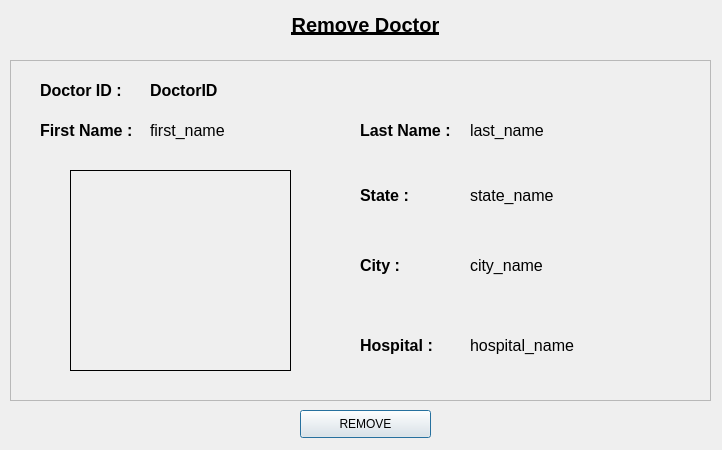
<?xml version="1.0" encoding="UTF-8"?>
<ui version="4.0">
 <class>selectDoctor</class>
 <widget class="QDialog" name="selectDoctor">
  <property name="geometry">
   <rect>
    <x>0</x>
    <y>0</y>
    <width>722</width>
    <height>450</height>
   </rect>
  </property>
  <property name="windowTitle">
   <string/>
  </property>
  <widget class="QLabel" name="title">
   <property name="geometry">
    <rect>
     <x>200</x>
     <y>0</y>
     <width>331</width>
     <height>51</height>
    </rect>
   </property>
   <property name="text">
    <string>&lt;html&gt;&lt;head/&gt;&lt;body&gt;&lt;p align=&quot;center&quot;&gt;&lt;span style=&quot; font-size:15pt; font-weight:600; text-decoration: underline;&quot;&gt;Remove Doctor&lt;/span&gt;&lt;/p&gt;&lt;/body&gt;&lt;/html&gt;</string>
   </property>
  </widget>
  <widget class="QPushButton" name="selectButton">
   <property name="geometry">
    <rect>
     <x>300</x>
     <y>410</y>
     <width>131</width>
     <height>28</height>
    </rect>
   </property>
   <property name="text">
    <string>REMOVE</string>
   </property>
  </widget>
  <widget class="QFrame" name="frame">
   <property name="geometry">
    <rect>
     <x>10</x>
     <y>60</y>
     <width>701</width>
     <height>341</height>
    </rect>
   </property>
   <property name="styleSheet">
    <string notr="true"/>
   </property>
   <property name="frameShape">
    <enum>QFrame::StyledPanel</enum>
   </property>
   <property name="frameShadow">
    <enum>QFrame::Raised</enum>
   </property>
   <widget class="QLabel" name="firstNameLabel">
    <property name="geometry">
     <rect>
      <x>30</x>
      <y>50</y>
      <width>101</width>
      <height>41</height>
     </rect>
    </property>
    <property name="text">
     <string>&lt;html&gt;&lt;head/&gt;&lt;body&gt;&lt;p&gt;&lt;span style=&quot; font-size:12pt; font-weight:600;&quot;&gt;First Name : &lt;/span&gt;&lt;/p&gt;&lt;/body&gt;&lt;/html&gt;</string>
    </property>
   </widget>
   <widget class="QWidget" name="widget" native="true">
    <property name="geometry">
     <rect>
      <x>60</x>
      <y>110</y>
      <width>221</width>
      <height>201</height>
     </rect>
    </property>
    <property name="autoFillBackground">
     <bool>false</bool>
    </property>
    <property name="styleSheet">
     <string notr="true">image: url(:/doctor_icon.png);
border-style:solid;
border-width:1px;
border-color: rgb(0, 0, 0);</string>
    </property>
   </widget>
   <widget class="QLabel" name="lastNameLabel">
    <property name="geometry">
     <rect>
      <x>350</x>
      <y>50</y>
      <width>101</width>
      <height>41</height>
     </rect>
    </property>
    <property name="text">
     <string>&lt;html&gt;&lt;head/&gt;&lt;body&gt;&lt;p&gt;&lt;span style=&quot; font-size:12pt; font-weight:600;&quot;&gt;Last Name : &lt;/span&gt;&lt;/p&gt;&lt;/body&gt;&lt;/html&gt;</string>
    </property>
   </widget>
   <widget class="QLabel" name="stateLabel">
    <property name="geometry">
     <rect>
      <x>350</x>
      <y>120</y>
      <width>111</width>
      <height>31</height>
     </rect>
    </property>
    <property name="text">
     <string>&lt;html&gt;&lt;head/&gt;&lt;body&gt;&lt;p&gt;&lt;span style=&quot; font-size:12pt; font-weight:600;&quot;&gt;State : &lt;/span&gt;&lt;/p&gt;&lt;/body&gt;&lt;/html&gt;</string>
    </property>
   </widget>
   <widget class="QLabel" name="cityLabel">
    <property name="geometry">
     <rect>
      <x>350</x>
      <y>190</y>
      <width>111</width>
      <height>31</height>
     </rect>
    </property>
    <property name="text">
     <string>&lt;html&gt;&lt;head/&gt;&lt;body&gt;&lt;p&gt;&lt;span style=&quot; font-size:12pt; font-weight:600;&quot;&gt;City : &lt;/span&gt;&lt;/p&gt;&lt;/body&gt;&lt;/html&gt;</string>
    </property>
   </widget>
   <widget class="QLabel" name="hospitalLabel">
    <property name="geometry">
     <rect>
      <x>350</x>
      <y>270</y>
      <width>111</width>
      <height>31</height>
     </rect>
    </property>
    <property name="text">
     <string>&lt;html&gt;&lt;head/&gt;&lt;body&gt;&lt;p&gt;&lt;span style=&quot; font-size:12pt; font-weight:600;&quot;&gt;Hospital : &lt;/span&gt;&lt;/p&gt;&lt;/body&gt;&lt;/html&gt;</string>
    </property>
   </widget>
   <widget class="QLabel" name="firstName">
    <property name="geometry">
     <rect>
      <x>140</x>
      <y>50</y>
      <width>211</width>
      <height>41</height>
     </rect>
    </property>
    <property name="styleSheet">
     <string notr="true">font-size:12pt;</string>
    </property>
    <property name="text">
     <string>first_name</string>
    </property>
   </widget>
   <widget class="QLabel" name="lastName">
    <property name="geometry">
     <rect>
      <x>460</x>
      <y>50</y>
      <width>211</width>
      <height>41</height>
     </rect>
    </property>
    <property name="styleSheet">
     <string notr="true">font-size:12pt;</string>
    </property>
    <property name="text">
     <string>last_name</string>
    </property>
   </widget>
   <widget class="QLabel" name="state">
    <property name="geometry">
     <rect>
      <x>460</x>
      <y>120</y>
      <width>201</width>
      <height>31</height>
     </rect>
    </property>
    <property name="styleSheet">
     <string notr="true">font-size:12pt;</string>
    </property>
    <property name="text">
     <string>state_name</string>
    </property>
   </widget>
   <widget class="QLabel" name="city">
    <property name="geometry">
     <rect>
      <x>460</x>
      <y>190</y>
      <width>201</width>
      <height>31</height>
     </rect>
    </property>
    <property name="styleSheet">
     <string notr="true">font-size:12pt;</string>
    </property>
    <property name="text">
     <string>city_name</string>
    </property>
   </widget>
   <widget class="QLabel" name="hospital">
    <property name="geometry">
     <rect>
      <x>460</x>
      <y>270</y>
      <width>201</width>
      <height>31</height>
     </rect>
    </property>
    <property name="styleSheet">
     <string notr="true">font-size:12pt;</string>
    </property>
    <property name="text">
     <string>hospital_name</string>
    </property>
   </widget>
   <widget class="QLabel" name="doctorID">
    <property name="geometry">
     <rect>
      <x>140</x>
      <y>10</y>
      <width>211</width>
      <height>41</height>
     </rect>
    </property>
    <property name="styleSheet">
     <string notr="true">font-size:12pt;
font-weight:bold;</string>
    </property>
    <property name="text">
     <string>DoctorID</string>
    </property>
   </widget>
   <widget class="QLabel" name="IDLabel">
    <property name="geometry">
     <rect>
      <x>30</x>
      <y>10</y>
      <width>101</width>
      <height>41</height>
     </rect>
    </property>
    <property name="text">
     <string>&lt;html&gt;&lt;head/&gt;&lt;body&gt;&lt;p&gt;&lt;span style=&quot; font-size:12pt; font-weight:600;&quot;&gt;Doctor ID :&lt;/span&gt;&lt;/p&gt;&lt;/body&gt;&lt;/html&gt;</string>
    </property>
   </widget>
  </widget>
 </widget>
 <resources>
  <include location="../../../../Images/img.qrc"/>
 </resources>
 <connections/>
</ui>
